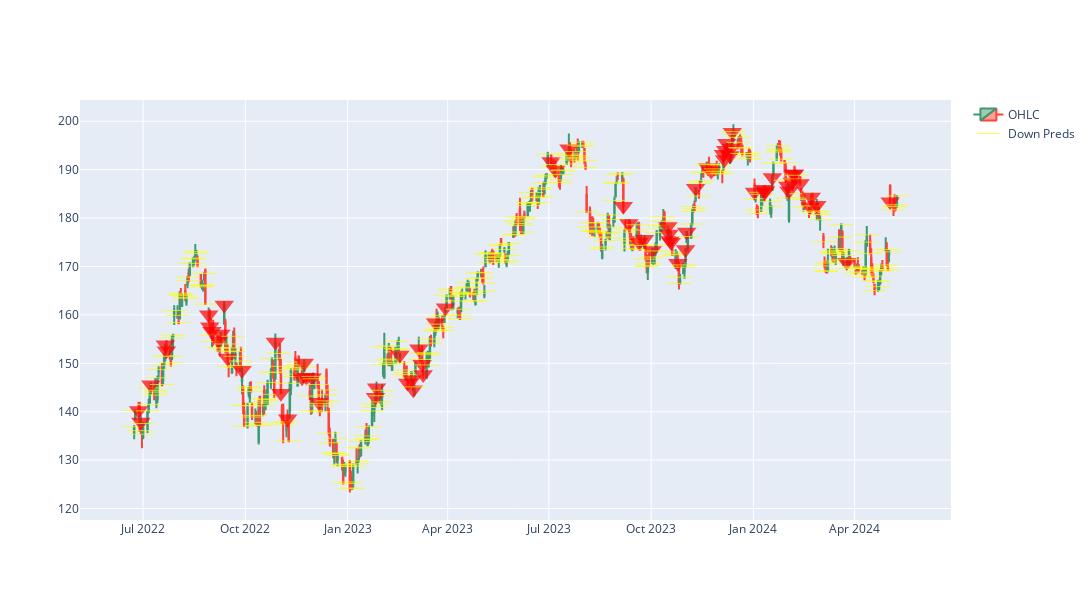

Notebook source saved alongside this figure:
### Code cell
# Placeholder list
DownPreds = []

# Iterating through the features
for i in range(len(features)):

    if Predict(features[i], TheEdgeDown, False)[0][0] >= 0.5:
        DownPreds.append(1)

    elif Predict(features[i], TheEdgeDown, False)[0][0] < 0.5:
        DownPreds.append(0)

# Placeholder list
DownPredsCol = []
DownPredsSymbol = []

# Iterating through the predictions
for i in range(len(DownPreds)):

    # Determining if its Down
    if DownPreds[i] == 1:

        # Appending appropriate colour/symbol
        DownPredsCol.append("Red")
        DownPredsSymbol.append("triangle-down")

    # Determining if its neutral
    else:

        # Appending appropriate colour/symbol
        DownPredsCol.append("Yellow")
        DownPredsSymbol.append("line-ew-open")

# Creating the figure
fig = go.Figure()

# Creating the candlestick plot
fig.add_trace(go.Candlestick(x=data.index,
                             open=data["Open"],
                             high=data["High"],
                             low=data["Low"],
                             close=data["Close"],
                             name="OHLC"))

# Adding the Down predictions
fig.add_trace(go.Scatter(x=data.index,
                         y=data["Close"],
                         mode="markers",
                         marker=dict(color=DownPredsCol, symbol=DownPredsSymbol, size=17, opacity=0.7),
                         name="Down Preds"))

# Downdating the layout
fig.update_layout(height=600,
                  width=1200,
                  xaxis_rangeslider_visible=False)

# Displaying the figure
fig.show()

### Figure 1 — Plotly figure (JSON) as saved in the notebook; plotly's stock layout.template omitted (floating-point values rounded to 4 significant figures; data arrays with more than 128 entries replaced by an {"elided": "..."} marker saying what was removed)
{"data": [{"close": {"elided": "473 float values"}, "high": {"elided": "473 float values"}, "low": {"elided": "473 float values"}, "name": "OHLC", "open": {"elided": "473 float values"}, "type": "candlestick", "x": {"elided": "473 str values"}}, {"marker": {"color": {"elided": "473 str values"}, "opacity": 0.7, "size": 17, "symbol": {"elided": "473 str values"}}, "mode": "markers", "name": "Down Preds", "type": "scatter", "x": {"elided": "473 str values"}, "y": {"elided": "473 float values"}}], "layout": {"height": 600, "width": 1200, "xaxis": {"rangeslider": {"visible": false}}}}
